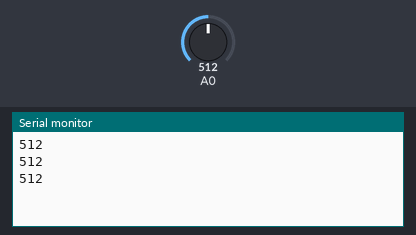
Simulated run of this sketch. Board: Arduino Uno, built with avr-gcc and run on an emulated ATmega328P. On the bench: the last lines printed to the serial monitor. The inputs (shaded band) are chosen by the test bench; at power-on: A0 = 512.

Above: at 1.3 s.
1.4 s: A0 set to 716
At 1.9 s:
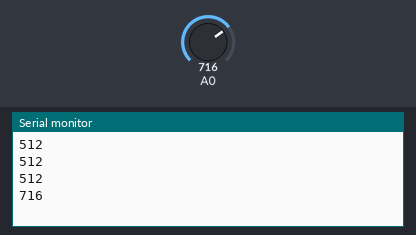
2.9 s: A0 set to 900
At 3.4 s:
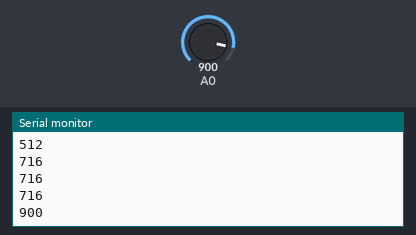
Timing chart, 0 to 5.9 s (numbered marks = the images above; inputs shaded):
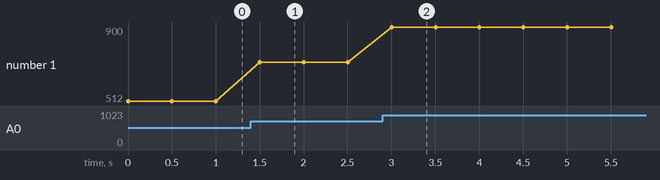

The sketch:

analog.ino
```cpp
int sensordata=0;
void setup() {
  pinMode(A0,INPUT);
  Serial.begin(9600);
}

void loop() {
  sensordata =analogRead(A0);
  Serial.println(sensordata);
  delay(500);

}
```

Measured:
- after the input at 1.4 s, the serial monitor: prints a new line after 0.10 s (image 1)
- after the input at 2.9 s, the serial monitor: prints a new line after 0.10 s (image 2)
- plotted number 1: 512 → 716 after the input at 1.4 s, 716 → 900 after the input at 2.9 s
